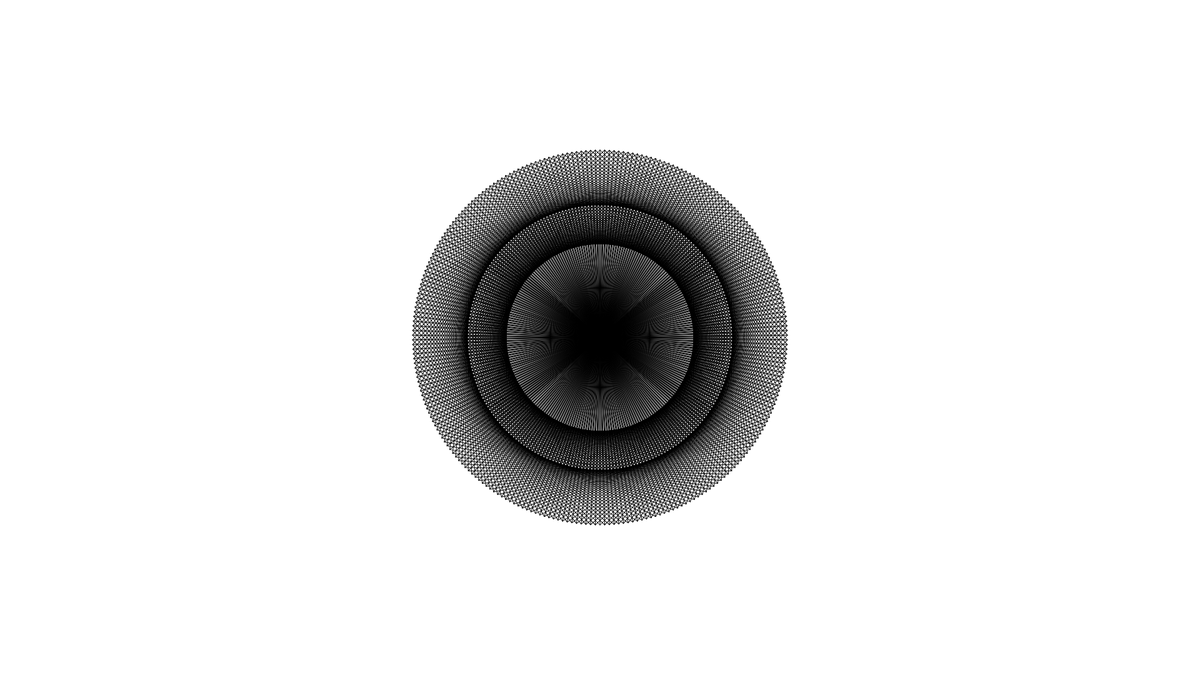
Frame 1 (no input)
Frame 60 (no input): identical to frame 1, image omitted
Frame 120 (the mouse pressed at the canvas centre since frame 60): identical to frame 1, image omitted

The p5.js sketch that drew this single still picture (run headless with seeded random() and noise() and a simulated clock; from frame 60 on, the mouse is pressed at the canvas centre):

// p5.js sketch
// ── sketch.js
function setup() {
    createCanvas(1920, 1080);
    m1 = new M1(0, 0, 200, 200);
    m4 = new M4(0, 0, 150, 150);
    m2 = new M2(m1, 150, 10); // numOfElements is number of elements in a row and in a column
    m3 = new M3(m4, 150, 250)
    mm1 = new MM1(m1)
//     mm1.firstDraw();
//     m2.drawOrnament();
    m3.drawMuar();
}

function draw() {

}

function M1(posX, posY, width, height) {
    this.posX = posX;
    this.posY = posY;
    this.width = width;
    this.height = height;
    this.draw = function () {
        noFill();
        stroke(0, 0, 0);
        line(this.posX, this.posY, this.posX + this.height, this.posY);
        line(this.posX + this.width, this.posY, this.posX + this.width, this.posY + this.height);
        line(this.posX + this.width, this.posY + this.height, this.posX, this.posY + this.height);
        line(this.posX, this.posY, this.posX, this.posY + this.height);
        line(this.posX, this.posY, this.posX + this.width, this.posY + this.height);
        line(this.posX + this.width, this.posY, this.posX, this.posY + this.height);

    }
}

function M4(posX, posY, width, height) {
    this.posX = posX;
    this.posY = posY;
    this.width = width;
    this.height = height;
    this.draw = function () {
        line(this.posX, this.posY, this.posX - this.width, this.posY + this.height);
        line(this.posX - this.width, this.posY + this.height, this.posX, this.posY + this.height * 2);
        line(this.posX, this.posY + this.height * 2, this.posX + this.width, this.posY + this.height);
        line(this.posX + this.width, this.posY + this.height, this.posX, this.posY);
        line(this.posX, this.posY, this.posX, this.posY + this.height * 2);
        line(this.posX - this.width, this.posY + this.height, this.posX + this.width, this.posY + this.height);

    }
}

function MM1(m1) {
    this.element = m1;
    this.firstDraw = function () {
        translate(width / 2 - (this.element.width * sqrt(2) / 2), height / 2 - (this.element.height * sqrt(2) / 2));
        this.element.draw();
    }
}


function M2(m1, radius, numOfElements) {
    this.element = m4;
    this.element.width = radius;
    this.element.height = radius;
    this.drawOrnament = function () {
        translate(width / 2, height / 2);
        for (var i = 0; i < numOfElements; i++) {
            push();
            rotate(TWO_PI * i / numOfElements);
            this.element.draw();
            pop();
        }
    }
}

function M3(m4, radius, numOfElements) {
    this.element = m4;
    this.element.width = radius;
    this.element.height = radius;
    this.drawMuar = function () {
        translate(width / 2, height / 2);
        for (var i = 0; i < numOfElements; i++) {
            push();
            rotate(TWO_PI * i / numOfElements);
            this.element.draw();
            pop();
        }

    }
}
